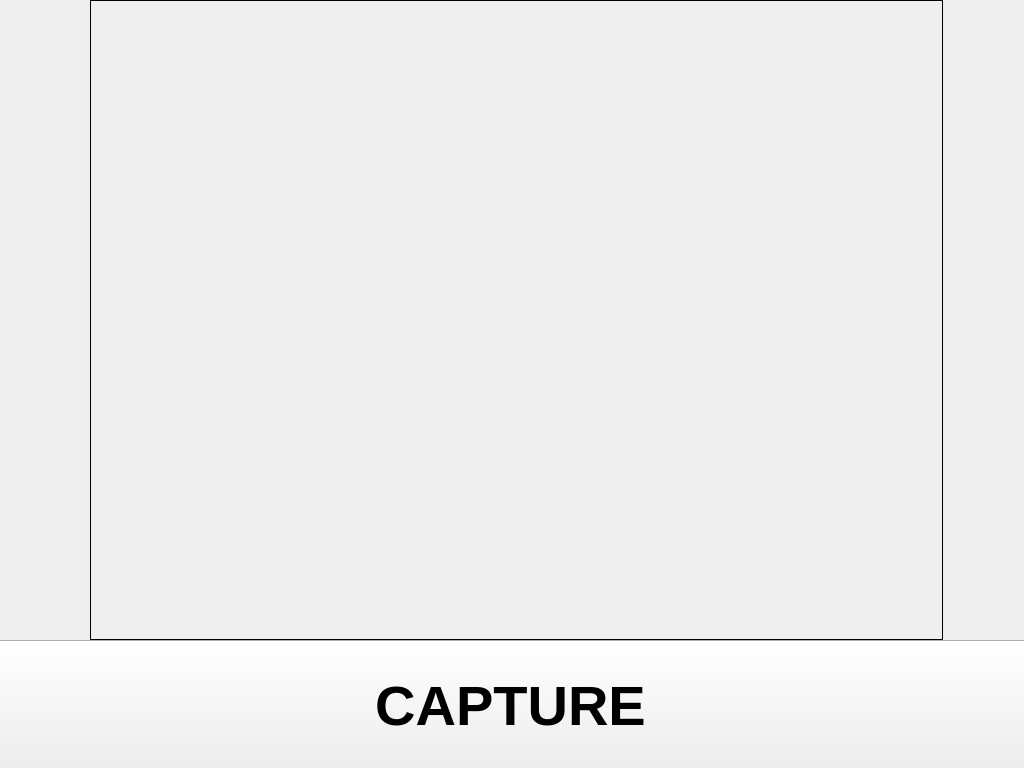
<?xml version="1.0" encoding="UTF-8"?>
<ui version="4.0">
 <class>MainWindow</class>
 <widget class="QMainWindow" name="MainWindow">
  <property name="geometry">
   <rect>
    <x>0</x>
    <y>0</y>
    <width>1024</width>
    <height>768</height>
   </rect>
  </property>
  <property name="windowTitle">
   <string>MainWindow</string>
  </property>
  <property name="styleSheet">
   <string notr="true"/>
  </property>
  <widget class="QWidget" name="centralwidget">
   <widget class="QLabel" name="Frame">
    <property name="geometry">
     <rect>
      <x>90</x>
      <y>0</y>
      <width>853</width>
      <height>640</height>
     </rect>
    </property>
    <property name="frameShape">
     <enum>QFrame::Box</enum>
    </property>
    <property name="text">
     <string/>
    </property>
   </widget>
   <widget class="QLabel" name="Captured">
    <property name="geometry">
     <rect>
      <x>90</x>
      <y>0</y>
      <width>853</width>
      <height>640</height>
     </rect>
    </property>
    <property name="frameShape">
     <enum>QFrame::Box</enum>
    </property>
    <property name="text">
     <string/>
    </property>
   </widget>
   <widget class="QPushButton" name="Predict">
    <property name="geometry">
     <rect>
      <x>-10</x>
      <y>640</y>
      <width>521</width>
      <height>131</height>
     </rect>
    </property>
    <property name="font">
     <font>
      <pointsize>42</pointsize>
      <weight>75</weight>
      <bold>true</bold>
     </font>
    </property>
    <property name="focusPolicy">
     <enum>Qt::NoFocus</enum>
    </property>
    <property name="styleSheet">
     <string notr="true"/>
    </property>
    <property name="text">
     <string>PREDICT</string>
    </property>
   </widget>
   <widget class="QPushButton" name="Next">
    <property name="geometry">
     <rect>
      <x>510</x>
      <y>640</y>
      <width>521</width>
      <height>131</height>
     </rect>
    </property>
    <property name="font">
     <font>
      <pointsize>42</pointsize>
      <weight>75</weight>
      <bold>true</bold>
     </font>
    </property>
    <property name="focusPolicy">
     <enum>Qt::NoFocus</enum>
    </property>
    <property name="styleSheet">
     <string notr="true"/>
    </property>
    <property name="text">
     <string>NEXT</string>
    </property>
   </widget>
   <widget class="QPushButton" name="CaptureButton">
    <property name="geometry">
     <rect>
      <x>-10</x>
      <y>640</y>
      <width>1041</width>
      <height>131</height>
     </rect>
    </property>
    <property name="font">
     <font>
      <pointsize>42</pointsize>
      <weight>75</weight>
      <bold>true</bold>
     </font>
    </property>
    <property name="focusPolicy">
     <enum>Qt::NoFocus</enum>
    </property>
    <property name="styleSheet">
     <string notr="true"/>
    </property>
    <property name="text">
     <string>CAPTURE</string>
    </property>
   </widget>
  </widget>
 </widget>
 <resources/>
 <connections/>
</ui>
